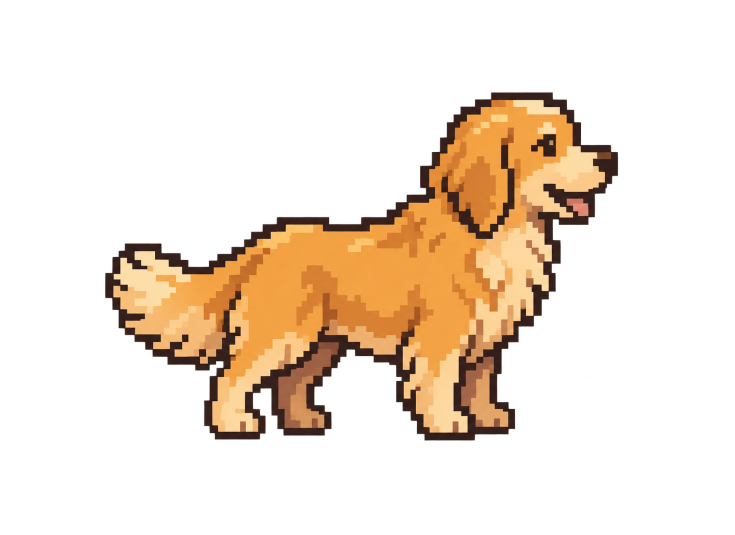
#> input picture design/art/tokyo-family-style-guide.png, 1470 x 1070 px (shown at 1/2 size)
$ python prepare-tokyo-style.py
#> lines starting #> are read from the running program, lines starting #| are printed output that depends on the picture; after the words box and inside, x2 and y2 are one past the last pixel; in counts of white or black regions, pixels touching at a corner belong together
"""Pack Tokyo's ImageGen pose sources into the game's Sprite Cast PixelKit atlases."""

import argparse
from pathlib import Path
import sys

import numpy as np
from PIL import Image

ROOT = Path(__file__).resolve().parents[1]

FRAME = 52
COLUMNS = 8
FOOT_LINE = 47
CENTER_X = 27
PALETTE_SIZE = 20
ALPHA_CUT = 218
STANDING_WIDTH = 47
CRAWL_HEIGHT = 15
TAIL_SWAY = (0, -1, -2, -1, 0, 1, 2, 1)


def isolate_pose(cell):
    from scipy.ndimage import label

    pixels = np.array(cell)
#> pixels is the input picture: shape (1070, 1470, 4); mean R, G, B, A 45.3, 31.7, 17.7, 58.7
    labels, count = label(pixels[..., 3] >= ALPHA_CUT, structure=np.ones((3, 3)))
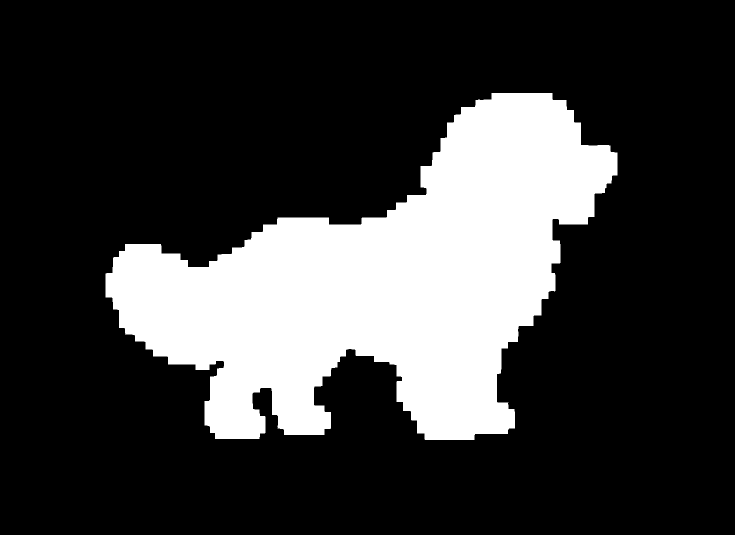
#> labels: shape (1070, 1470) int32 (shown at 1/2 size); values 0 (black) and 1 (white), 23% white; 1 white region, box (x1, y1, x2, y2) and area: (211, 186, 1235, 880) 362316
#> count = 1
    if not count:
        raise ValueError("Empty sprite cell")
    largest = np.argmax(np.bincount(labels.ravel())[1:]) + 1
#> largest = 1
    solid = labels == largest
    pixels[..., 3] = solid.astype(np.uint8) * 255
    pose = Image.fromarray(pixels)
    return pose.crop(pose.getbbox())
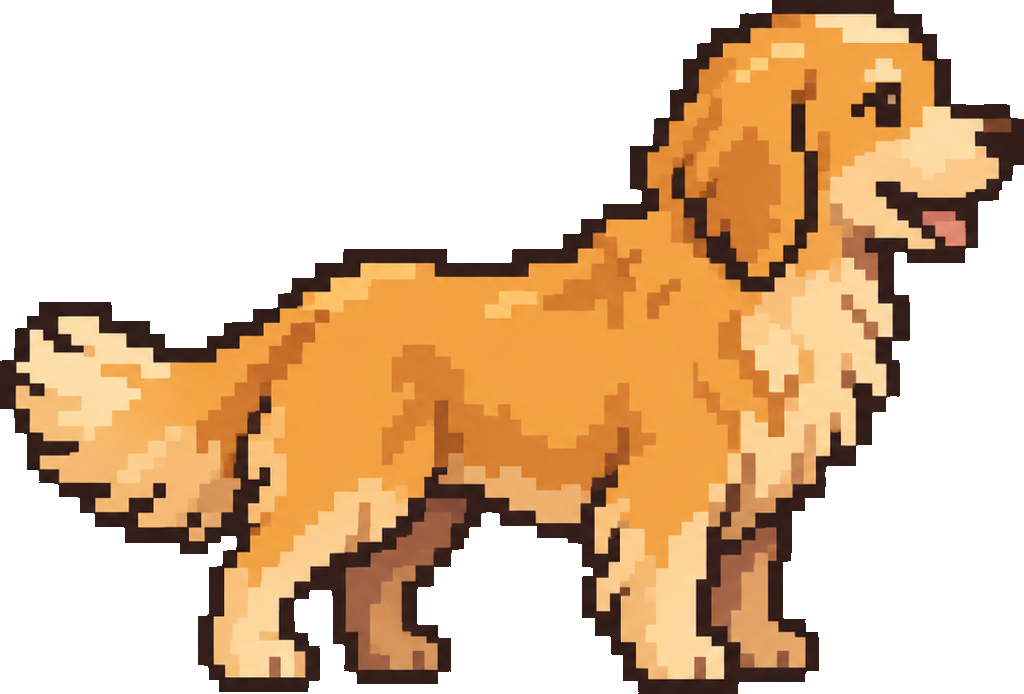
#> returned value: PIL image 1024x694 RGBA; mean R, G, B, A 100.2, 70.1, 39, 130; transparent parts drawn white


def extract_poses(path, columns, rows):
    sheet = Image.open(path).convert("RGBA")
    for row in range(rows):
        for col in range(columns):
            yield isolate_pose(sheet.crop((
                col * sheet.width // columns, row * sheet.height // rows,
                (col + 1) * sheet.width // columns, (row + 1) * sheet.height // rows,
            )))


# [58 lines left out: functions render_pose, sway_tail, write_atlas, apply_pose_revision, not called in this run]


def main():
    parser = argparse.ArgumentParser(description=__doc__)
    parser.add_argument("--project", type=Path, default=ROOT)
    parser.add_argument("--output", type=Path)
    parser.add_argument("--motion-source", type=Path)
    parser.add_argument("--crawl-source", type=Path)
    args = parser.parse_args()
    art = args.project / "design/art"
    output = args.output or args.project / "game/assets"
    sys.path.insert(0, str(args.project / "node_modules/.spritecast-py"))
    sys.path.insert(0, str(args.project / "node_modules/.spritecast/skills/spritecast/scripts"))
    import pixelkit

    reference = next(extract_poses(art / "tokyo-family-style-guide.png", 1, 1))
    pixels = np.asarray(reference)
    swatches = pixelkit.palette(pixels[pixels[..., 3] == 255, :3] / 255.0, PALETTE_SIZE, seed=23)
    palette = np.uint8(np.rint(np.clip(pixelkit.lab2rgb(swatches), 0, 1) * 255))
    neutral = render_pose(reference, STANDING_WIDTH, palette, pixelkit)

    motion = list(extract_poses(args.motion_source or art / "tokyo-family-motion-source.png", 8, 6))
    motion_scale = STANDING_WIDTH / motion[0].width
    motion_frames = [sway_tail(neutral, rise) for rise in TAIL_SWAY]
    for index, pose in enumerate(motion[8:], start=8):
        width = min(48, round(pose.width * motion_scale))
        height = CRAWL_HEIGHT if 32 <= index < 40 else 38
        motion_frames.append(render_pose(pose, width, palette, pixelkit, height))

    crawl = list(extract_poses(args.crawl_source or art / "tokyo-family-crawl-source.png", 4, 4))
    crawl_scale = STANDING_WIDTH / crawl[0].width
    crawl_frames = [neutral]
    for index, pose in enumerate(crawl[1:], start=1):
        width = min(47, round(pose.width * crawl_scale))
        height = (29, 27, 24, 22, 19, 17)[index - 1] if index < 7 else CRAWL_HEIGHT
        crawl_frames.append(render_pose(pose, width, palette, pixelkit, height))

    motion_frames, crawl_frames = apply_pose_revision(
        motion_frames, crawl_frames, art / "tokyo-pose-revision.png", args.crawl_source is None,
    )
    write_atlas(motion_frames, output / "tokyo-family.png")
    write_atlas(crawl_frames, output / "tokyo-family-crouch.png")


if __name__ == "__main__":
    main()
#> (the call stopped at in main, `swatches = pixelkit.palette(pixels[pixels[..., 3] == 255, :3] / 255.0,..`: pixelkit is not available in this run)
